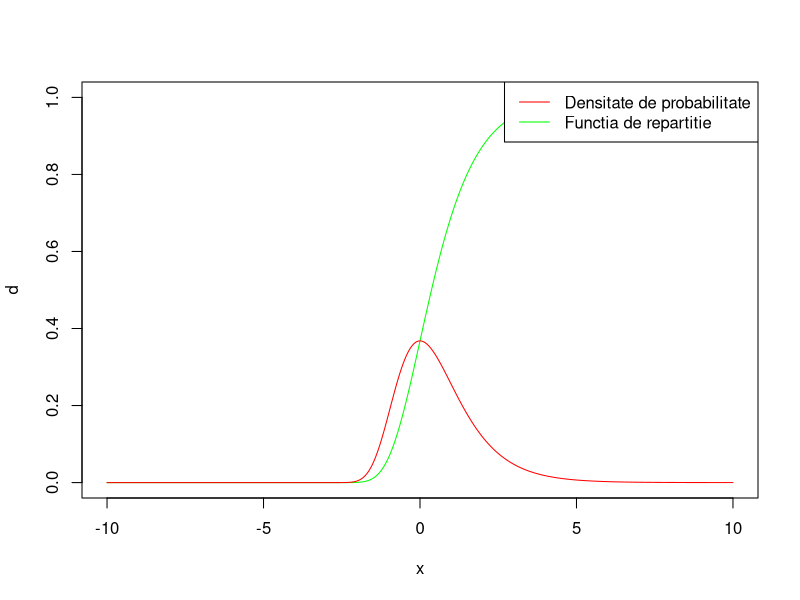
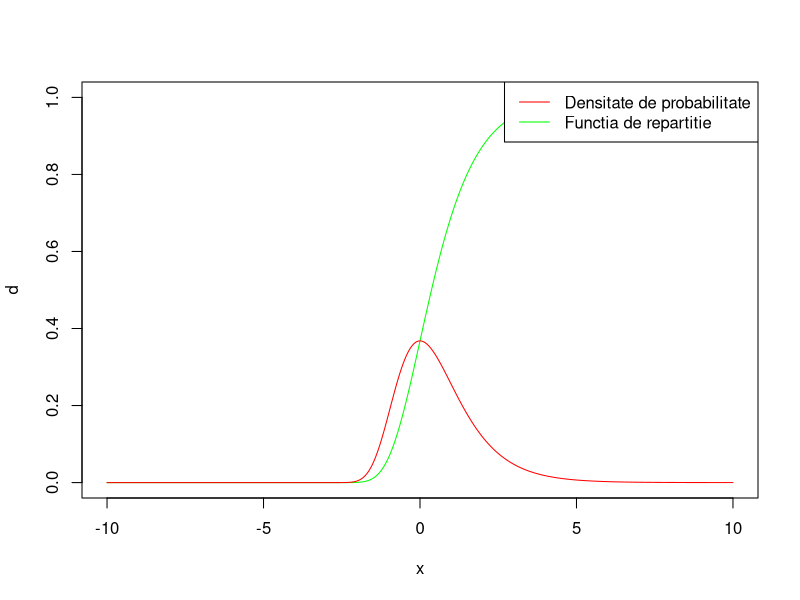

The R source for these figures, in order:
rm(list = ls())

# 1
constantaNormalizare <- function(f) {
  print(
    tryCatch(
      {1/integrate(f, lower = -Inf, upper = Inf)$value},
      error = function(e) {"Nu exista constanta de normalizare pt functia data."}
    )
  )
}

# 2
densitateProbabilitate <- function(f) {
  if(nlm(f, p = 100)$minimum<0)
    return(F)				  # functia poate avea valori negative
  tryCatch({
    if(isTRUE(all.equal(1, integrate(f, lower = -Inf, upper = Inf)$value)))
      return(T)				# integrala este o constanta == 1
    return(F)	 			  # integrala este o constanta /= 1
  },
  error = function(e) {return(F)} 	# integrala nu este o constanta
  )
}

# 3
setClass("va", slots=list(densitate="function", st="numeric", dr="numeric"))

# 4
repartitiaGrafica <- function(f, mini, maxi){
  tryCatch(
    {
      x <- seq(mini, maxi, (maxi-mini)/1000)
      d <- c()
      for (a in x)
        d <- c(d, integrate(f, mini, a)$value)
      plot(x, d, type="l", col="green" )
      par(new=T)
      lines(x, f(x), type="l", col="red")
      legend(x = "topright", lty = c(1, 1), col = c("red", "green"),
             legend = c("Densitate de probabilitate", "Functia de repartitie"))
    },
    error = function(e){"Nu a mers constructia graficului."}
  )
}

# 5
calculelePosibilePeVAC <- function(var){
  tryCatch({		#calculam media
    print("Media este: ")
    print(integrate(function(x) {x*var@densitate(x) },lower = var@st, upper = var@dr))
  }, error = function(e) {"Nu se poate calcula."}
  )
  tryCatch({		#calculam dispersia
    print("Dispersia este: ")
    aux <- function(x){ integrate(var@densitate, lower = var@st, upper = var@dr)$value }
    print(integrate(function(x){ (x-aux(x))*(x-aux(x)) }, lower = var@st, upper = var@dr))
  }, error = function(e) {"Nu se poate calcula."}
  )
  for (i in c(1, 2, 3, 4)) {
    tryCatch({
      print(paste(c("Momemntul de ordin ", i), collapse = ""))
      print(integrate(function(x){ (x^i)*var@densitate(x) },lower = var@st, upper = var@dr))
    }, error = function(e) { print("Nu se poate calcula.") }
    )}
}

# 6
CalculMedieSiDispersie <- function(g,X){
  tryCatch({
    h <-function(x){ g(x)*X@densitate(x) } #calculez media noului obiect
    m <- integrate(h,lower = X@st,upper = X@dr) #functia pentru medie
    print("Media noului obiect este: ")
    print(m$value)
    h1 <- function(x){ integrate(h,lower = X@st, upper = X@dr)$value } # dispersia
    disp <- integrate(function(x){(x - h1(x))*(x-h1(x))}, lower = X@st, upper = X@dr)
    print("Dispersia noului obiect este: ")
    print(disp$value)
  },
  error = function(e) {"Nu merge calculat."}
  )
}

# 7
probabilitate <- function(object) {
  integrate(object@densitate, lower = object@st, upper = object@dr)$value
}

# 8
afisareInformatiiVariabila <- function(var){
  print("Functia densitatii de probabilitate este:")
  print(var@densitate)
  print("Capul stang al integralei este ")
  print(var@st)
  print("iar capul drept este: ")
  print(var@dr)
  calculelePosibilePeVAC(var)
  repartitiaGrafica(var@densitate, var@st,var@dr)
}



# EXEMPLE

# 1
constantaNormalizare(function(x){exp(1)^((-x^2)/2)})
constantaNormalizare(function(x){x^2 + 2*x + 3})

# 2
print(densitateProbabilitate(function(x){exp(1)^((-x^2)/2)}))
print(densitateProbabilitate(function(x){x^2 + 2*x + 3}))
print(densitateProbabilitate(function(x){x^2 + 2*x - 3}))
print(densitateProbabilitate(function(x){exp(1)^(-exp(1)^(-x)-x)}))

# 3
var <- new("va", densitate=function(x){exp(1)^(-exp(1)^(-x)-x)}, st=-10, dr=10)

# 4
repartitiaGrafica(function(x){exp(1)^(-exp(1)^(-x)-x)}, -10, 10)

# 5
calculelePosibilePeVAC(var)

# 6
CalculMedieSiDispersie(function(x){x+1}, var)

# 7
probabilitate(var)

# 8
afisareInformatiiVariabila(var)
